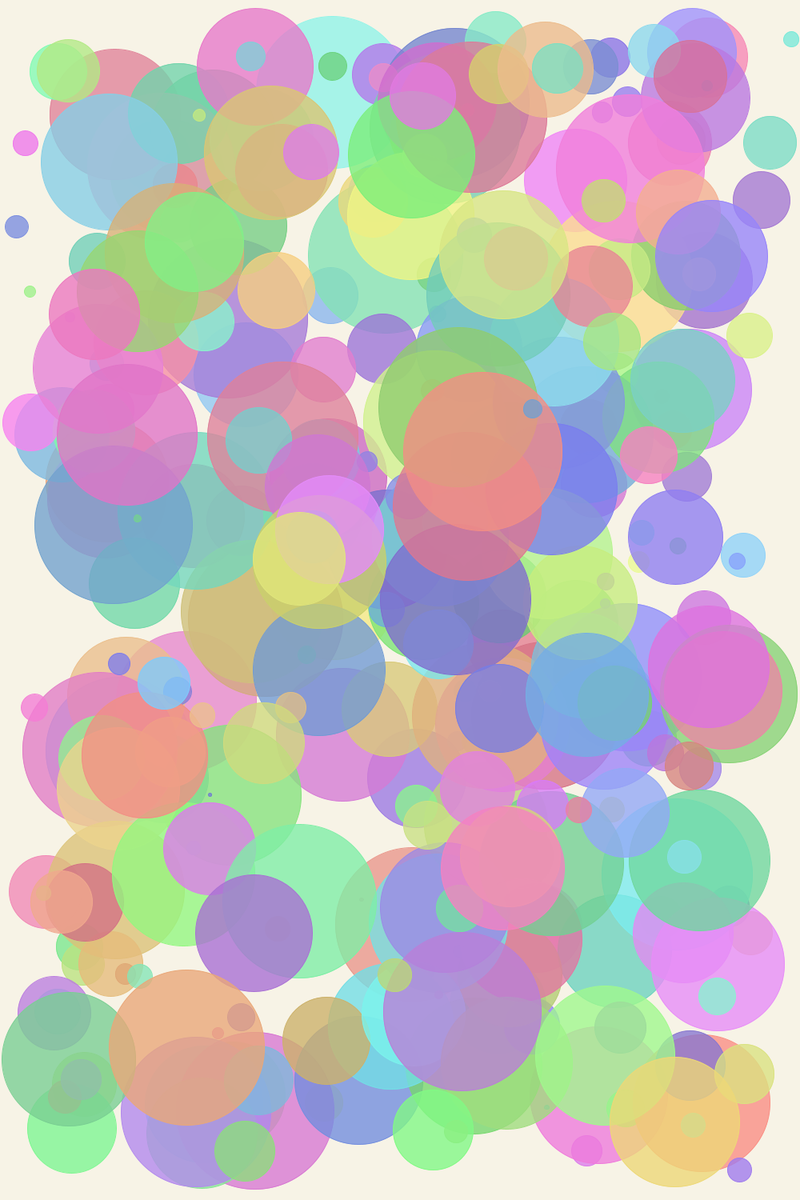
Frame 1 (no input)
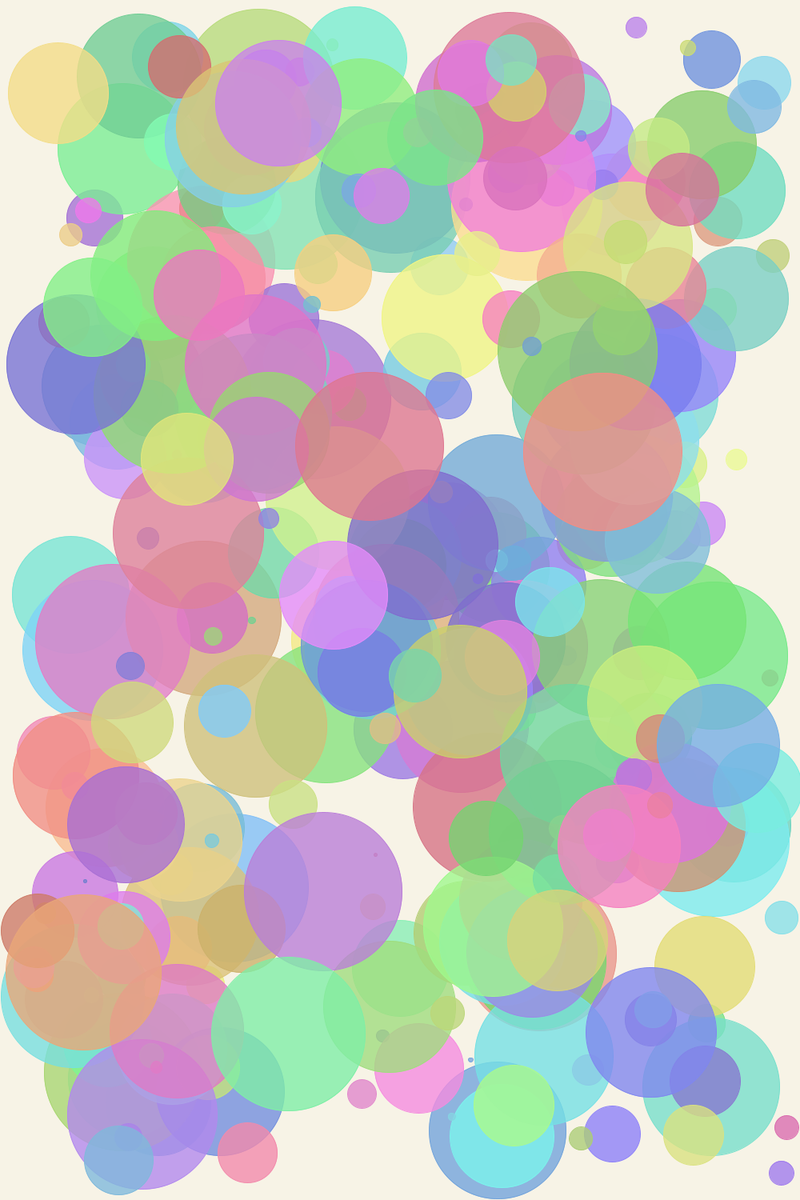
Frame 60 (the mouse pressed at the canvas centre just before this capture)
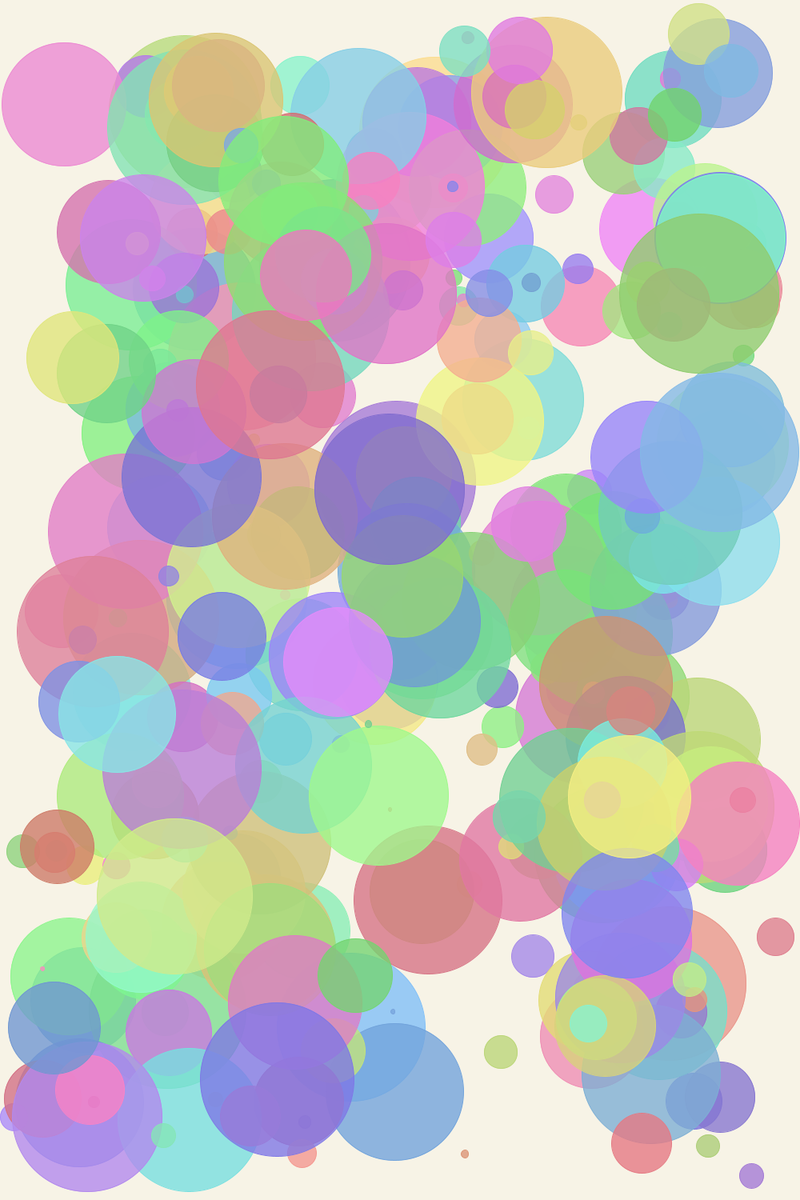
Frame 120 (the mouse held since frame 60 and released just before this capture)

The Processing sketch that drew these frames (run headless with seeded random() and noise(); from frame 60 on, the mouse is pressed at the canvas centre):

// Processing sketch: pastelBoundingBall
// ── pastelBoundingBall.pde
int ballNum = 300;
float minBSpeed = -3;
float maxBSpeed = 3;

Ball[] balls = new Ball[ballNum];

void setup(){
  size(1000, 1500);
  colorMode(HSB,360,100,100);
  for(int i = 0; i < balls.length; i++){
    float radius = random(1, 50);
    float collisionBuffer = radius;
    balls[i] 
      = new Ball(
          random(radius+collisionBuffer,width-radius-collisionBuffer),
          random(radius+collisionBuffer,height-radius-collisionBuffer),
          random(minBSpeed, maxBSpeed),
          random(minBSpeed, maxBSpeed),
          radius*2,
          color(random(360),random(40,50),random(80, 99))
        );
  }
}

void draw(){
  //fill(0,100);
  //rect(0, 0, width, height);
  background(47,7,97);
  for (int i = 0; i < balls.length; i++){
    balls[i].display();
    balls[i].move();
    balls[i].checkBound();
  }
}

// ── Ball.pde
class Ball{
  float x;
  float y;
  float xSpeed;
  float ySpeed;
  float radius;
  color c;
  
  Ball(float _x, float _y, float _xSpeed, float _ySpeed, float _radius, color _c){
    x = _x;
    y = _y;
    xSpeed = _xSpeed;
    ySpeed = _ySpeed;
    radius = _radius;
    c = _c;
  }
  
  void display(){
    stroke(c);
    fill(c, 200);
    ellipse(x, y, radius*2, radius*2);
  }
  
  void move(){
    x += xSpeed;
    y += ySpeed;
  }
  
  void checkBound(){
    if(x < radius || x > width - radius){
      xSpeed = -xSpeed;
      _updateColor();
    }
    if(y < radius || y > height - radius){
      ySpeed = -ySpeed;
      _updateColor();
    }
  }
  
  void _updateColor(){
    c = color(random(360),random(40,50),random(80, 99));
  }
}
